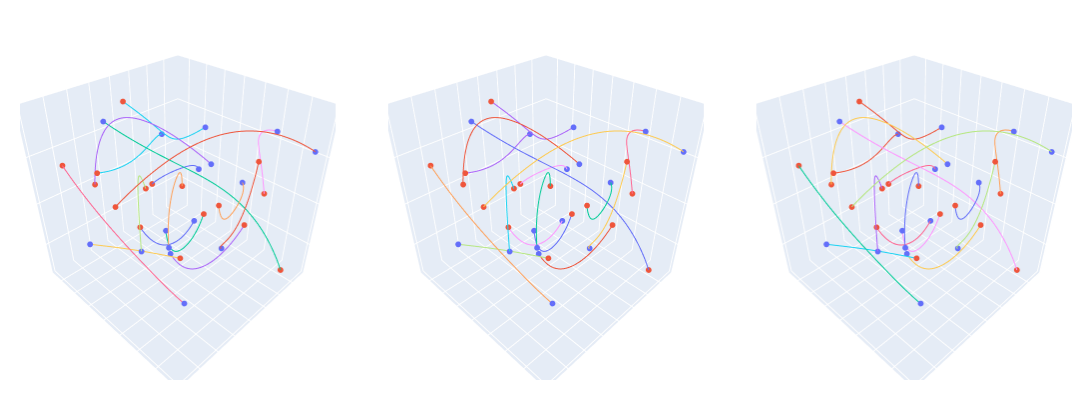

Notebook cell for this chart:
### Code cell
# Reconstructed 
multiviz_trajs(rx_trajs[:3], ry_trajs[:3], rz_trajs[:3], nrows=1, ncols=3, height=400, width=1_600)
